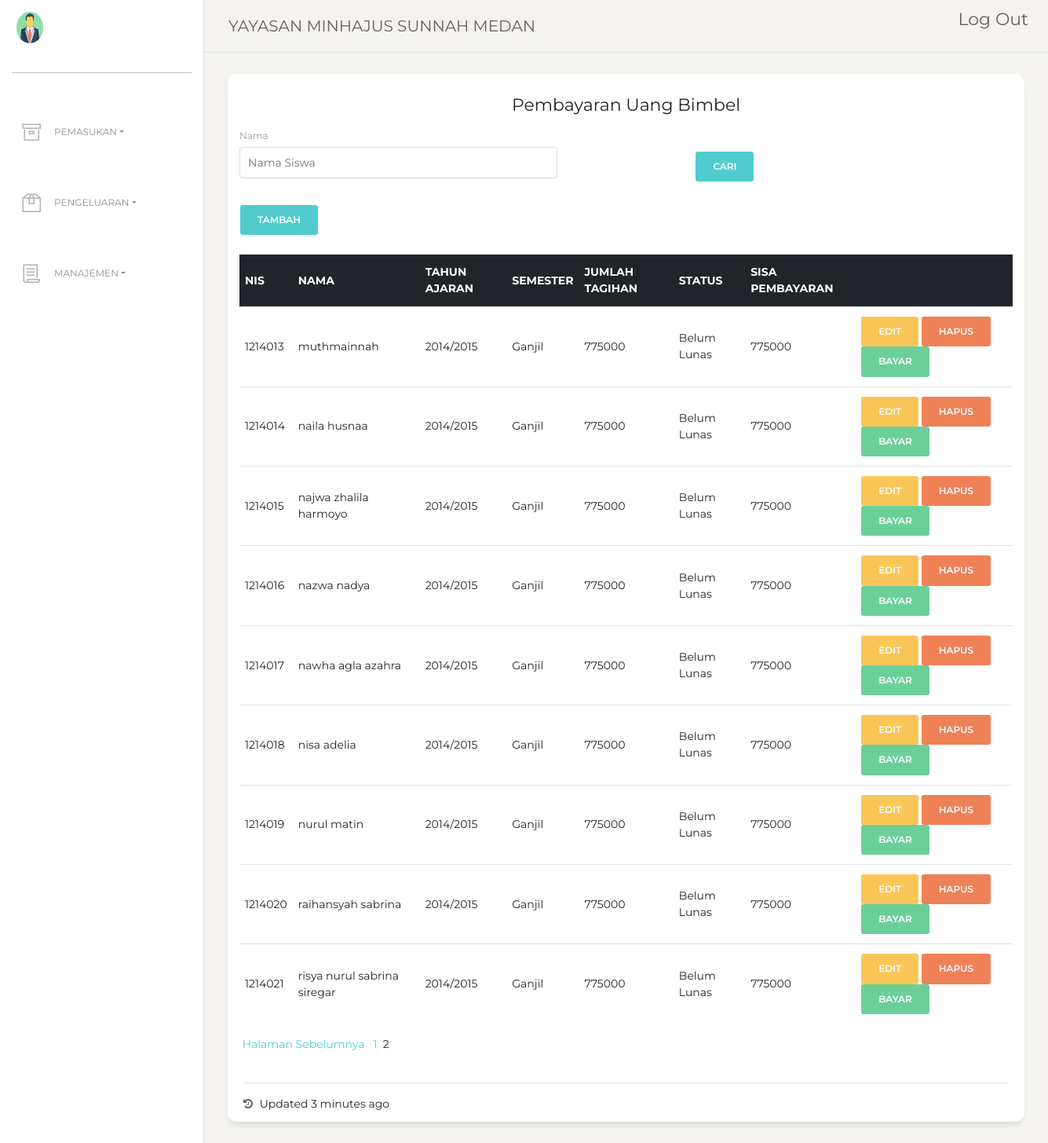
The app's page /index.php/Pegawai_Controller/uang_bimbel/2 with its own data.
### tables this page shows
CREATE TABLE `uang_bimbel` (
  `pembayaran_id` int(11) NOT NULL,
  `NIS` varchar(16) NOT NULL,
  `tagihan_id` int(11) NOT NULL,
  `tahun_ajaran` varchar(9) NOT NULL,
  `semester` enum('Genap','Ganjil') NOT NULL,
  `status` enum('Lunas','Belum Lunas') NOT NULL
);

### index.php (called while the page is built, shortened)
<?php
require_once BASEPATH.'core/CodeIgniter.php';

### application/config/config.php (called while the page is built, shortened)
<?php
$config['base_url'] = 'http://localhost/Tubes/';
$config['index_page'] = 'index.php';
$config['uri_protocol']	= 'REQUEST_URI';
$config['url_suffix'] = '';
$config['language']	= 'english';
$config['charset'] = 'UTF-8';
$config['enable_hooks'] = FALSE;
$config['subclass_prefix'] = 'MY_';
$config['composer_autoload'] = FALSE;
$config['permitted_uri_chars'] = 'a-z 0-9~%.:_\-';
$config['enable_query_strings'] = FALSE;
$config['controller_trigger'] = 'c';
$config['function_trigger'] = 'm';
$config['directory_trigger'] = 'd';
$config['allow_get_array'] = TRUE;
$config['log_threshold'] = 0;
$config['log_path'] = '';
$config['log_file_extension'] = '';
$config['log_file_permissions'] = 0644;
$config['log_date_format'] = 'Y-m-d H:i:s';
$config['error_views_path'] = '';
$config['cache_path'] = '';
$config['cache_query_string'] = FALSE;
$config['encryption_key'] = '';
$config['sess_driver'] = 'files';
$config['sess_cookie_name'] = 'ci_session';
$config['sess_expiration'] = 7200;
$config['sess_save_path'] = NULL;
$config['sess_match_ip'] = FALSE;
$config['sess_time_to_update'] = 300;
$config['sess_regenerate_destroy'] = FALSE;
$config['cookie_prefix']	= '';
$config['cookie_domain']	= '';
$config['cookie_path']		= '/';
$config['cookie_secure']	= FALSE;
$config['cookie_httponly'] 	= FALSE;
$config['standardize_newlines'] = FALSE;
$config['global_xss_filtering'] = FALSE;
$config['csrf_protection'] = FALSE;
$config['csrf_token_name'] = 'csrf_test_name';
$config['csrf_cookie_name'] = 'csrf_cookie_name';
$config['csrf_expire'] = 7200;
$config['csrf_regenerate'] = TRUE;
$config['csrf_exclude_uris'] = array();
$config['compress_output'] = FALSE;
$config['time_reference'] = 'local';
$config['rewrite_short_tags'] = FALSE;
$config['proxy_ips'] = '';

### application/models/Pegawai_Model.php (called while the page is built, shortened)
<?php
class Pegawai_Model extends CI_Model {
	public function jumlah_data_pembayaran_bimbel(){
		$result = $this->db->query("Select jumlah_data_pembayaran_bimbel() as total");
		return $result->row();
	}
}

### application/views/Pages/Content/uang_bimbel.php (the view, shortened to what this page needs)
<div class="row">
          <div class="col-lg-12 col-md-4 col-sm-6">
          </div>
        </div>
        <div class="row">
          <div class="col-md-12">
            <div class="card ">
              <div class="card-header ">
                <h5 class="card-title"><center>Pembayaran Uang Bimbel</center></h5>
				<div class="form-row">
					<div class="form-group col-md-5">
						<form method="post" action="<?php echo base_url('index.php/Pegawai_Controller/cari_bimbel')?>">
						<label for="inputEmail4">Nama</label>
						<input type="text" class="form-control" name="nama" id="inputEmail4" placeholder="Nama Siswa">
					</div>
					<div class="form-group col-md-2">
					</div>
					<div class="form-group col-md-2">
						<button type="submit" class="btn btn-primary">Cari</button>
					</div>
					</div>
						<button type="button" class="btn btn-primary" data-toggle="modal" data-target="#exampleModal">
							Tambah
						</button>
				</div>
              <div class="card-body ">
					<table class="table">
						<thead class="thead-dark">
							<tr>
								<th scope="col">NIS</th>
								<th scope="col">Nama</th>
								<th scope="col">Tahun Ajaran</th>
								<th scope="col">Semester</th>
								<th scope="col">Jumlah Tagihan</th>
								<th scope="col">Status</th>
								<th scope="col">Sisa Pembayaran</th>
								<th></th>
							</tr>
						</thead>
						<tbody>
							<?php
								foreach($data as $i){?>
								 <tr>
									<td><?php echo $i->NIS; ?></td>
									<td><?php echo $i->nama; ?></td>
									<td><?php echo $i->tahun_ajaran; ?></td>
									<td><?php echo $i->semester; ?></td>
									<td><?php echo $i->jumlah; ?></td>
									<td><?php echo $i->status; ?></td>
									<td><?php
												if(is_null($i->jumlah_terbayar))
													echo $i->jumlah;
												else
													echo ($i->jumlah - $i->jumlah_terbayar);
									?></td>
									<td><a class="btn btn-warning" href="<?php echo base_url('index.php/Pegawai_Controller/halaman_edit_uang_bimbel/').$i->pembayaran_id?>">Edit</a>
										<button type="button" class="btn btn-danger" data-toggle="modal" data-target="#exampleModal<?php echo $i->pembayaran_id?>">Hapus</button>
										<?php if($i->status != 'Lunas'){?>
										<a class="btn btn-success" href="<?php echo base_url('index.php/Pegawai_Controller/halaman_bayar_uang_bimbel/').$i->pembayaran_id?>">Bayar</a></td>
									<?php } ?>
								</tr>
							<?php } ?>
						</tbody>
					</table>
					<center>
					<?php if(isset($pagination)){
						echo $pagination;
					}
						?>
					</center>
              </div>
              <div class="card-footer ">
                <hr>
                <div class="stats">
                  <i class="fa fa-history"></i> Updated 3 minutes ago
                </div>
              </div>
            </div>
          </div>
        </div>
        </div>

### records on screen
uang_bimbel: NIS "1214013", nama "muthmainnah", tahun_ajaran "2014/2015", semester "Ganjil", jumlah "775000", status "Belum Lunas"
uang_bimbel: NIS "1214014", nama "naila husnaa", tahun_ajaran "2014/2015", semester "Ganjil", jumlah "775000", status "Belum Lunas"
uang_bimbel: NIS "1214015", nama "najwa zhalila harmoyo", tahun_ajaran "2014/2015", semester "Ganjil", jumlah "775000", status "Belum Lunas"
uang_bimbel: NIS "1214016", nama "nazwa nadya", tahun_ajaran "2014/2015", semester "Ganjil", jumlah "775000", status "Belum Lunas"
uang_bimbel: NIS "1214017", nama "nawha agla azahra", tahun_ajaran "2014/2015", semester "Ganjil", jumlah "775000", status "Belum Lunas"
uang_bimbel: NIS "1214018", nama "nisa adelia", tahun_ajaran "2014/2015", semester "Ganjil", jumlah "775000", status "Belum Lunas"
uang_bimbel: NIS "1214019", nama "nurul matin", tahun_ajaran "2014/2015", semester "Ganjil", jumlah "775000", status "Belum Lunas"
uang_bimbel: NIS "1214020", nama "raihansyah sabrina", tahun_ajaran "2014/2015", semester "Ganjil", jumlah "775000", status "Belum Lunas"
uang_bimbel: NIS "1214021", nama "risya nurul sabrina siregar", tahun_ajaran "2014/2015", semester "Ganjil", jumlah "775000", status "Belum Lunas"

### other values on screen
$pagination "Halaman Sebelumnya 1 2"
